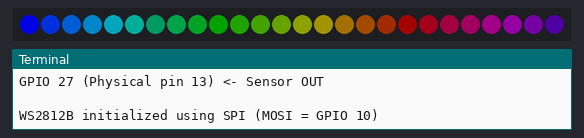
Bench run of a program on a simulated Raspberry Pi (BCM pin numbers). On the bench: 26 RGB LEDs in strip order, left to right, the last lines printed to the terminal. Dim RGB values are drawn brighter than linear; threads take turns every 2 ms. At 10.0 s the program stops and its outputs stay as they are.

Above: at 0.02 s.
At 1.31 s:
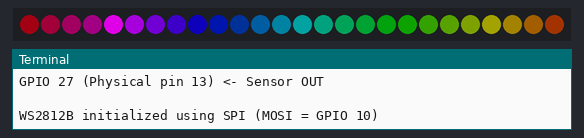
At 2.5 s:
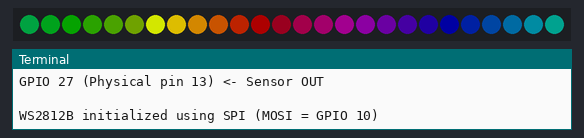
At 5.03 s:
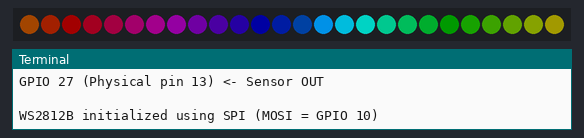
At 7.52 s:
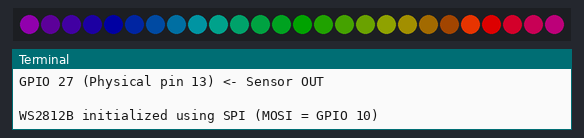
At 10.01 s:
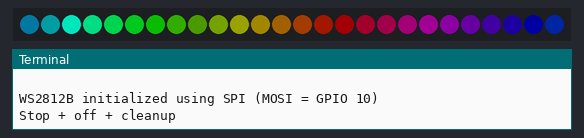

The program:

gpio_setup.py
```python
"""
GPIO Setup for controlling WS2812B pixel LED using SPI
This method works on all Raspberry Pi models including Pi 5
"""
import time
import threading

try:
    import spidev
    HAS_SPI = True
except ImportError:
    HAS_SPI = False
    print("Warning: spidev not available, running in simulation mode")

try:
    import RPi.GPIO as GPIO
    HAS_GPIO = True
except ImportError:
    HAS_GPIO = False
    print("Warning: RPi.GPIO not available")


class PixelLEDController:
    """Control WS2812B RGB pixel LED using SPI interface"""

    def __init__(self, led_count: int = 6, brightness: float = 1.0, simulate: bool = False):
        """
        Initialize the WS2812B pixel LED controller using SPI.

        Args:
            led_count: Number of LEDs in the strip (default: 6)
            brightness: Global brightness level 0.0-1.0 (default: 1.0)
            simulate: Force simulation mode

        Note:
            Uses SPI0 on Raspberry Pi:
            - MOSI (GPIO 10) = Data pin
            - Connect LED Data -> GPIO 10 (Physical pin 19)
            - Connect LED GND -> GND
            - Connect LED 5V -> 5V power
        """
        self.LED_COUNT = led_count
        self.brightness = max(0.0, min(1.0, brightness))  # Clamp between 0.0 and 1.0
        self.simulation_mode = simulate or not HAS_SPI
        self.pixels = [(0, 0, 0)] * led_count

        # Thread control for background animations
        self.animation_thread = None
        self.animation_running = False
        self.animation_lock = threading.Lock()

        if self.simulation_mode:
            print(f"Running in SIMULATION mode (LED Count: {led_count})")
            self.spi = None
        else:
            try:
                # Initialize SPI
                self.spi = spidev.SpiDev()
                self.spi.open(0, 0)  # Bus 0, Device 0
                self.spi.max_speed_hz = 6400000  # 6.4MHz for WS2812B timing
                self.spi.mode = 0b00  # CPOL=0, CPHA=0
                print(f"WS2812B initialized using SPI (MOSI = GPIO 10)")
            except Exception as e:
                print(f"Failed to initialize SPI: {e}")
                print("Falling back to simulation mode")
                print("Make sure SPI is enabled: sudo raspi-config -> Interface Options -> SPI")
                self.simulation_mode = True
                self.spi = None

    def _encode_byte(self, byte):
        """Encode a single byte into WS2812B SPI format"""
        # WS2812B timing: 0.4us high / 0.85us low for '0', 0.8us high / 0.45us low for '1'
        # At 8MHz SPI: each bit takes 0.125us
        # We need: '1' = 1110 (0.5us high, 0.125us low), '0' = 1000 (0.125us high, 0.375us low)
        result = []
        for i in range(7, -1, -1):
            if (byte >> i) & 1:
                # Bit is 1: send 11100000 (0xE0) for better timing
                result.extend([0b11110000])
            else:
                # Bit is 0: send 10000000 (0x80)
                result.extend([0b11000000])
        return result

    def show(self):
        """Update the LED strip with current pixel values"""
        if self.simulation_mode:
            print(f"LED State: {self.pixels}")
            return

        # Convert all pixels to SPI format with brightness applied
        spi_data = []
        for r, g, b in self.pixels:
            # Apply brightness scaling
            r = int(r * self.brightness)
            g = int(g * self.brightness)
            b = int(b * self.brightness)
            # WS2812B expects GRB order
            for component in [g, r, b]:
                spi_data.extend(self._encode_byte(component))

        # Add reset signal (low for 50+ microseconds = 400 bits at 8MHz)
        reset = [0x00] * 50

        # Send to LED strip
        try:
            self.spi.xfer2(spi_data + reset)
        except Exception as e:
            print(f"Error updating LEDs: {e}")

    def set_color(self, red: int, green: int, blue: int, led_index: int = 0):
        """Set a single LED color"""
        if 0 <= led_index < self.LED_COUNT:
            self.pixels[led_index] = (red, green, blue)
            self.show()

    def set_all_color(self, red: int, green: int, blue: int):
        """Set all LEDs to the same color"""
        self.pixels = [(red, green, blue)] * self.LED_COUNT
        self.show()

    def off(self):
        """Turn off all LEDs"""
        self.set_all_color(0, 0, 0)

    def set_listening(self):
        """Set blue color for listening state"""
        self.stop_animation()
        self.set_all_color(0, 0, 255)

    def set_processing(self):
        """Start multicolor wave animation for processing state in background thread"""
        self.start_animation(self._processing_wave_animation)

    def set_speaking(self):
        """Set green color for speaking state"""
        self.stop_animation()
        self.set_all_color(0, 255, 0)

    def set_error(self):
        """Set red color for error state"""
        self.stop_animation()
        self.set_all_color(255, 0, 0)

    def start_animation(self, animation_func):
        """Start an animation in a background thread"""
        self.stop_animation()
        with self.animation_lock:
            self.animation_running = True
            self.animation_thread = threading.Thread(target=animation_func, daemon=True)
            self.animation_thread.start()

    def stop_animation(self):
        """Stop any running animation"""
        with self.animation_lock:
            if self.animation_running:
                self.animation_running = False
                if self.animation_thread and self.animation_thread.is_alive():
                    self.animation_thread.join(timeout=0.5)

    def _blink_animation(self):
        """Blinking animation for processing - runs in background thread (fallback)"""
        colors = [(0, 0, 255), (255, 0, 0), (0, 255, 0)]  # Blue, Red, Green
        interval = 0.1

        while self.animation_running:
            for color in colors:
                if not self.animation_running:
                    break
                self.set_all_color(*color)
                time.sleep(interval)
                if not self.animation_running:
                    break
                self.off()
                time.sleep(interval)

    def _processing_wave_animation(self):
        """Multicolor moving wave animation for processing - runs in background thread."""
        # Tuned for 26 LEDs, still works for other lengths.
        # Colors are in RGB space and smoothly interpolated.
        palette = [
            (0, 0, 255),    # Blue
            (0, 255, 255),  # Cyan
            (0, 255, 0),    # Green
            (255, 255, 0),  # Yellow
            (255, 0, 0),    # Red
            (255, 0, 255),  # Magenta
        ]

        def lerp(a, b, t):
            return int(a + (b - a) * t)

        def palette_color(pos):
            """Get interpolated color from repeating palette for float position."""
            n = len(palette)
            pos = pos % n
            i0 = int(pos)
            i1 = (i0 + 1) % n
            t = pos - i0
            r = lerp(palette[i0][0], palette[i1][0], t)
            g = lerp(palette[i0][1], palette[i1][1], t)
            b = lerp(palette[i0][2], palette[i1][2], t)
            return (r, g, b)

        # Wave parameters (good defaults for 26 LEDs)
        speed = 0.35          # Higher = faster motion
        spatial_scale = 0.22  # Color spread across strip
        tail_length = 7       # Brightness falloff tail size
        frame_delay = 0.04    # ~25 FPS

        phase = 0.0
        while self.animation_running:
            new_pixels = []
            for i in range(self.LED_COUNT):
                # Color varies by index + phase to create moving rainbow wave
                base = palette_color((i * spatial_scale) + phase)

                # Create a moving intensity envelope ("wave head + tail")
                dist = (i - int(phase * 3)) % self.LED_COUNT
                if dist < tail_length:
                    intensity = 1.0 - (dist / max(1, tail_length))
                else:
                    intensity = 0.20  # dim background glow

                r = int(base[0] * intensity)
                g = int(base[1] * intensity)
                b = int(base[2] * intensity)
                new_pixels.append((r, g, b))

            self.pixels = new_pixels
            self.show()
            time.sleep(frame_delay)
            phase += speed

        # Clear when animation stops
        self.off()

    def cleanup(self):
        """Clean up - turn off all LEDs and stop animations"""
        self.stop_animation()
        self.off()
        if self.spi:
            self.spi.close()

# Example usage
if __name__ == "__main__":
    print("HMMD-mmWave Sensor Motion Detection with Red LED")
    print("=" * 60)
    print("GPIO 27 (Physical pin 13) <- Sensor OUT")
    print()
    obj = PixelLEDController(led_count=26, brightness=0.7, simulate=False)
    obj.set_processing()
    time.sleep(10)

    print("Stop + off + cleanup")
    obj.stop_animation()
    obj.off()
    obj.cleanup()
```
